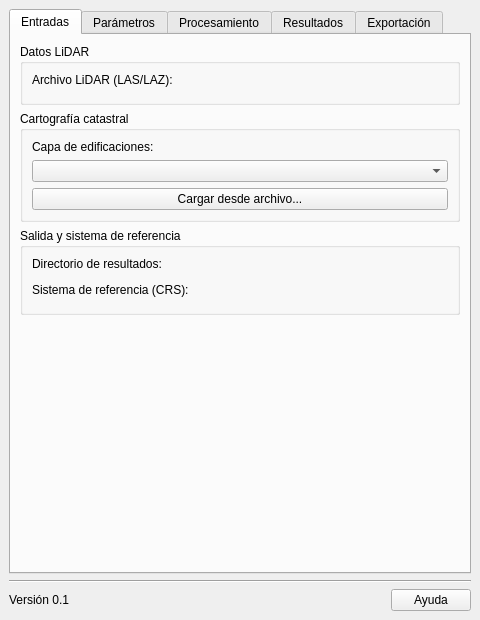
<?xml version="1.0" encoding="UTF-8"?>
<ui version="4.0">
 <class>ModuloProyectoDockWidgetBase</class>
 <widget class="QDockWidget" name="ModuloProyectoDockWidgetBase">
  <property name="geometry">
   <rect>
    <x>0</x>
    <y>0</y>
    <width>480</width>
    <height>620</height>
   </rect>
  </property>
  <property name="windowTitle">
   <string>Validador LiDAR de huella urbana</string>
  </property>
  <widget class="QWidget" name="dockWidgetContents">
   <layout class="QVBoxLayout" name="layout_principal">
    <item>
     <widget class="QTabWidget" name="pestanero_principal">
      <property name="currentIndex">
       <number>0</number>
      </property>
      <widget class="QWidget" name="pestana_entradas">
       <attribute name="title">
        <string>Entradas</string>
       </attribute>
       <layout class="QVBoxLayout" name="layout_pestana_entradas">
        <item>
         <widget class="QGroupBox" name="grupo_archivo_lidar">
          <property name="title">
           <string>Datos LiDAR</string>
          </property>
          <layout class="QVBoxLayout" name="layout_grupo_lidar">
           <item>
            <widget class="QLabel" name="etiqueta_archivo_lidar">
             <property name="text">
              <string>Archivo LiDAR (LAS/LAZ):</string>
             </property>
            </widget>
           </item>
           <item>
            <widget class="QgsFileWidget" name="selector_archivo_lidar" native="true"/>
           </item>
          </layout>
         </widget>
        </item>
        <item>
         <widget class="QGroupBox" name="grupo_capa_catastral">
          <property name="title">
           <string>Cartografía catastral</string>
          </property>
          <layout class="QVBoxLayout" name="layout_grupo_catastro">
           <item>
            <widget class="QLabel" name="etiqueta_capa_catastral">
             <property name="text">
              <string>Capa de edificaciones:</string>
             </property>
            </widget>
           </item>
           <item>
            <widget class="QgsMapLayerComboBox" name="selector_capa_catastral" native="true"/>
           </item>
           <item>
            <widget class="QPushButton" name="btn_cargar_catastro_desde_archivo">
             <property name="text">
              <string>Cargar desde archivo...</string>
             </property>
            </widget>
           </item>
          </layout>
         </widget>
        </item>
        <item>
         <widget class="QGroupBox" name="grupo_salida">
          <property name="title">
           <string>Salida y sistema de referencia</string>
          </property>
          <layout class="QVBoxLayout" name="layout_grupo_salida">
           <item>
            <widget class="QLabel" name="etiqueta_directorio_salida">
             <property name="text">
              <string>Directorio de resultados:</string>
             </property>
            </widget>
           </item>
           <item>
            <widget class="QgsFileWidget" name="selector_directorio_salida" native="true"/>
           </item>
           <item>
            <widget class="QLabel" name="etiqueta_sistema_referencia">
             <property name="text">
              <string>Sistema de referencia (CRS):</string>
             </property>
            </widget>
           </item>
           <item>
            <widget class="QgsProjectionSelectionWidget" name="selector_sistema_referencia" native="true"/>
           </item>
          </layout>
         </widget>
        </item>
        <item>
         <spacer name="espaciador_entradas">
          <property name="orientation">
           <enum>Qt::Vertical</enum>
          </property>
          <property name="sizeHint" stdset="0">
           <size>
            <width>20</width>
            <height>40</height>
           </size>
          </property>
         </spacer>
        </item>
       </layout>
      </widget>
      <widget class="QWidget" name="pestana_parametros">
       <attribute name="title">
        <string>Parámetros</string>
       </attribute>
       <layout class="QVBoxLayout" name="layout_pestana_parametros">
        <item>
         <widget class="QGroupBox" name="grupo_parametros_deteccion">
          <property name="title">
           <string>Parámetros de detección</string>
          </property>
          <layout class="QFormLayout" name="layout_form_deteccion">
           <item row="0" column="0">
            <widget class="QLabel" name="etiqueta_altura_minima">
             <property name="text">
              <string>Altura mínima de edificación (m):</string>
             </property>
            </widget>
           </item>
           <item row="0" column="1">
            <widget class="QDoubleSpinBox" name="spin_altura_minima_edificacion">
             <property name="decimals">
              <number>2</number>
             </property>
             <property name="maximum">
              <double>500.000000000000000</double>
             </property>
             <property name="singleStep">
              <double>0.50</double>
             </property>
             <property name="value">
              <double>2.500000000000000</double>
             </property>
            </widget>
           </item>
           <item row="1" column="0">
            <widget class="QLabel" name="etiqueta_resolucion_raster">
             <property name="text">
              <string>Resolución de rasterización (m):</string>
             </property>
            </widget>
           </item>
           <item row="1" column="1">
            <widget class="QDoubleSpinBox" name="spin_resolucion_raster">
             <property name="decimals">
              <number>2</number>
             </property>
             <property name="maximum">
              <double>100.000000000000000</double>
             </property>
             <property name="minimum">
              <double>0.10</double>
             </property>
             <property name="singleStep">
              <double>0.10</double>
             </property>
             <property name="value">
              <double>1.000000000000000</double>
             </property>
            </widget>
           </item>
           <item row="2" column="0">
            <widget class="QLabel" name="etiqueta_area_minima">
             <property name="text">
              <string>Área mínima de polígono (m²):</string>
             </property>
            </widget>
           </item>
           <item row="2" column="1">
            <widget class="QDoubleSpinBox" name="spin_area_minima_deteccion">
             <property name="decimals">
              <number>1</number>
             </property>
             <property name="maximum">
              <double>100000.000000000000000</double>
             </property>
             <property name="value">
              <double>15.000000000000000</double>
             </property>
            </widget>
           </item>
          </layout>
         </widget>
        </item>
        <item>
         <widget class="QGroupBox" name="grupo_parametros_validacion">
          <property name="title">
           <string>Parámetros de validación catastral</string>
          </property>
          <layout class="QFormLayout" name="layout_form_validacion">
           <item row="0" column="0">
            <widget class="QLabel" name="etiqueta_distancia_tolerancia">
             <property name="text">
              <string>Distancia de tolerancia (m):</string>
             </property>
            </widget>
           </item>
           <item row="0" column="1">
            <widget class="QDoubleSpinBox" name="spin_distancia_tolerancia">
             <property name="decimals">
              <number>2</number>
             </property>
             <property name="maximum">
              <double>500.000000000000000</double>
             </property>
             <property name="value">
              <double>2.000000000000000</double>
             </property>
            </widget>
           </item>
           <item row="1" column="0">
            <widget class="QLabel" name="etiqueta_porcentaje_coincidencia">
             <property name="text">
              <string>Porcentaje mínimo de coincidencia (%):</string>
             </property>
            </widget>
           </item>
           <item row="1" column="1">
            <widget class="QDoubleSpinBox" name="spin_porcentaje_minimo_coincidencia">
             <property name="decimals">
              <number>1</number>
             </property>
             <property name="maximum">
              <double>100.000000000000000</double>
             </property>
             <property name="value">
              <double>70.000000000000000</double>
             </property>
            </widget>
           </item>
          </layout>
         </widget>
        </item>
        <item>
         <widget class="QGroupBox" name="grupo_filtros_lidar">
          <property name="title">
           <string>Filtros de clasificación LiDAR</string>
          </property>
          <layout class="QVBoxLayout" name="layout_filtros_lidar">
           <item>
            <widget class="QCheckBox" name="chk_filtrar_clase_terreno">
             <property name="text">
              <string>Usar puntos clasificados como terreno</string>
             </property>
             <property name="checked">
              <bool>true</bool>
             </property>
            </widget>
           </item>
           <item>
            <widget class="QCheckBox" name="chk_filtrar_clase_edificacion">
             <property name="text">
              <string>Usar puntos clasificados como edificación</string>
             </property>
             <property name="checked">
              <bool>true</bool>
             </property>
            </widget>
           </item>
           <item>
            <widget class="QCheckBox" name="chk_usar_todas_clases_si_falla">
             <property name="text">
              <string>Si no hay clasificación, usar todos los puntos</string>
             </property>
            </widget>
           </item>
          </layout>
         </widget>
        </item>
        <item>
         <spacer name="espaciador_parametros">
          <property name="orientation">
           <enum>Qt::Vertical</enum>
          </property>
          <property name="sizeHint" stdset="0">
           <size>
            <width>20</width>
            <height>40</height>
           </size>
          </property>
         </spacer>
        </item>
       </layout>
      </widget>
      <widget class="QWidget" name="pestana_procesamiento">
       <attribute name="title">
        <string>Procesamiento</string>
       </attribute>
       <layout class="QVBoxLayout" name="layout_pestana_procesamiento">
        <item>
         <widget class="QGroupBox" name="grupo_acciones">
          <property name="title">
           <string>Acciones de análisis</string>
          </property>
          <layout class="QHBoxLayout" name="layout_acciones">
           <item>
            <widget class="QPushButton" name="btn_ejecutar_procesamiento">
             <property name="text">
              <string>Ejecutar procesamiento</string>
             </property>
            </widget>
           </item>
           <item>
            <widget class="QPushButton" name="btn_cancelar_analisis">
             <property name="enabled">
              <bool>false</bool>
             </property>
             <property name="text">
              <string>Cancelar análisis</string>
             </property>
            </widget>
           </item>
          </layout>
         </widget>
        </item>
        <item>
         <widget class="QGroupBox" name="grupo_progreso">
          <property name="title">
           <string>Progreso</string>
          </property>
          <layout class="QVBoxLayout" name="layout_progreso">
           <item>
            <widget class="QProgressBar" name="barra_progreso">
             <property name="value">
              <number>0</number>
             </property>
            </widget>
           </item>
           <item>
            <widget class="QLabel" name="etiqueta_estado">
             <property name="text">
              <string>Listo.</string>
             </property>
            </widget>
           </item>
          </layout>
         </widget>
        </item>
        <item>
         <widget class="QGroupBox" name="grupo_registro">
          <property name="title">
           <string>Registro de mensajes</string>
          </property>
          <layout class="QVBoxLayout" name="layout_registro">
           <item>
            <widget class="QPlainTextEdit" name="panel_mensajes">
             <property name="readOnly">
              <bool>true</bool>
             </property>
            </widget>
           </item>
           <item>
            <widget class="QPushButton" name="btn_limpiar_mensajes">
             <property name="text">
              <string>Limpiar registro</string>
             </property>
            </widget>
           </item>
          </layout>
         </widget>
        </item>
       </layout>
      </widget>
      <widget class="QWidget" name="pestana_resultados">
       <attribute name="title">
        <string>Resultados</string>
       </attribute>
       <layout class="QVBoxLayout" name="layout_pestana_resultados">
        <item>
         <widget class="QGroupBox" name="grupo_capas_raster">
          <property name="title">
           <string>Modelos derivados</string>
          </property>
          <layout class="QVBoxLayout" name="layout_capas_raster">
           <item>
            <widget class="QCheckBox" name="chk_mostrar_dsm">
             <property name="enabled">
              <bool>false</bool>
             </property>
             <property name="text">
              <string>Mostrar DSM</string>
             </property>
            </widget>
           </item>
           <item>
            <widget class="QCheckBox" name="chk_mostrar_dtm">
             <property name="enabled">
              <bool>false</bool>
             </property>
             <property name="text">
              <string>Mostrar DTM</string>
             </property>
            </widget>
           </item>
           <item>
            <widget class="QCheckBox" name="chk_mostrar_ndsm">
             <property name="enabled">
              <bool>false</bool>
             </property>
             <property name="text">
              <string>Mostrar nDSM</string>
             </property>
            </widget>
           </item>
          </layout>
         </widget>
        </item>
        <item>
         <widget class="QGroupBox" name="grupo_capas_vectoriales">
          <property name="title">
           <string>Capas de validación</string>
          </property>
          <layout class="QVBoxLayout" name="layout_capas_vectoriales">
           <item>
            <widget class="QCheckBox" name="chk_mostrar_huellas_detectadas">
             <property name="enabled">
              <bool>false</bool>
             </property>
             <property name="text">
              <string>Huellas detectadas (LiDAR)</string>
             </property>
            </widget>
           </item>
           <item>
            <widget class="QCheckBox" name="chk_mostrar_coincidentes">
             <property name="enabled">
              <bool>false</bool>
             </property>
             <property name="text">
              <string>Edificaciones coincidentes</string>
             </property>
            </widget>
           </item>
           <item>
            <widget class="QCheckBox" name="chk_mostrar_discrepancias">
             <property name="enabled">
              <bool>false</bool>
             </property>
             <property name="text">
              <string>Discrepancias geométricas</string>
             </property>
            </widget>
           </item>
           <item>
            <widget class="QCheckBox" name="chk_mostrar_nuevas_construcciones">
             <property name="enabled">
              <bool>false</bool>
             </property>
             <property name="text">
              <string>Nuevas construcciones</string>
             </property>
            </widget>
           </item>
           <item>
            <widget class="QCheckBox" name="chk_mostrar_posibles_demoliciones">
             <property name="enabled">
              <bool>false</bool>
             </property>
             <property name="text">
              <string>Posibles demoliciones</string>
             </property>
            </widget>
           </item>
          </layout>
         </widget>
        </item>
        <item>
         <layout class="QHBoxLayout" name="layout_botones_resultados">
          <item>
           <widget class="QPushButton" name="btn_aplicar_simbologia">
            <property name="enabled">
             <bool>false</bool>
            </property>
            <property name="text">
             <string>Aplicar simbología automática</string>
            </property>
           </widget>
          </item>
          <item>
           <widget class="QPushButton" name="btn_zoom_resultados">
            <property name="enabled">
             <bool>false</bool>
            </property>
            <property name="text">
             <string>Zoom a resultados</string>
            </property>
           </widget>
          </item>
         </layout>
        </item>
        <item>
         <widget class="QTreeWidget" name="arbol_capas_resultado">
          <property name="enabled">
           <bool>false</bool>
          </property>
          <column>
           <property name="text">
            <string>Capa</string>
           </property>
          </column>
          <column>
           <property name="text">
            <string>Tipo</string>
           </property>
          </column>
         </widget>
        </item>
       </layout>
      </widget>
      <widget class="QWidget" name="pestana_exportacion">
       <attribute name="title">
        <string>Exportación</string>
       </attribute>
       <layout class="QVBoxLayout" name="layout_pestana_exportacion">
        <item>
         <widget class="QGroupBox" name="grupo_formato_vectorial">
          <property name="title">
           <string>Formato vectorial</string>
          </property>
          <layout class="QFormLayout" name="layout_formato">
           <item row="0" column="0">
            <widget class="QLabel" name="etiqueta_formato_vectorial">
             <property name="text">
              <string>Formato de exportación vectorial:</string>
             </property>
            </widget>
           </item>
           <item row="0" column="1">
            <widget class="QComboBox" name="combo_formato_vectorial">
             <item>
              <property name="text">
               <string>Shapefile (.shp)</string>
              </property>
             </item>
             <item>
              <property name="text">
               <string>GeoPackage (.gpkg)</string>
              </property>
             </item>
             <item>
              <property name="text">
               <string>GeoJSON (.geojson)</string>
              </property>
             </item>
            </widget>
           </item>
          </layout>
         </widget>
        </item>
        <item>
         <widget class="QGroupBox" name="grupo_elementos_exportar">
          <property name="title">
           <string>Elementos a exportar</string>
          </property>
          <layout class="QVBoxLayout" name="layout_exportar">
           <item>
            <widget class="QCheckBox" name="chk_exportar_rasteres">
             <property name="text">
              <string>Modelos raster (DSM, DTM, nDSM)</string>
             </property>
             <property name="checked">
              <bool>true</bool>
             </property>
            </widget>
           </item>
           <item>
            <widget class="QCheckBox" name="chk_exportar_vectores">
             <property name="text">
              <string>Capas vectoriales de resultados</string>
             </property>
             <property name="checked">
              <bool>true</bool>
             </property>
            </widget>
           </item>
           <item>
            <widget class="QCheckBox" name="chk_exportar_csv">
             <property name="text">
              <string>Informe CSV de métricas</string>
             </property>
             <property name="checked">
              <bool>true</bool>
             </property>
            </widget>
           </item>
           <item>
            <widget class="QCheckBox" name="chk_exportar_proyecto_qgis">
             <property name="text">
              <string>Proyecto QGIS (.qgz)</string>
             </property>
            </widget>
           </item>
          </layout>
         </widget>
        </item>
        <item>
         <widget class="QPushButton" name="btn_exportar_resultados">
          <property name="enabled">
           <bool>false</bool>
          </property>
          <property name="text">
           <string>Exportar resultados</string>
          </property>
         </widget>
        </item>
        <item>
         <widget class="QLabel" name="etiqueta_ruta_ultima_exportacion">
          <property name="text">
           <string/>
          </property>
          <property name="wordWrap">
           <bool>true</bool>
          </property>
         </widget>
        </item>
        <item>
         <spacer name="espaciador_exportacion">
          <property name="orientation">
           <enum>Qt::Vertical</enum>
          </property>
          <property name="sizeHint" stdset="0">
           <size>
            <width>20</width>
            <height>40</height>
           </size>
          </property>
         </spacer>
        </item>
       </layout>
      </widget>
     </widget>
    </item>
    <item>
     <widget class="QFrame" name="marco_separador_inferior">
      <property name="frameShape">
       <enum>QFrame::HLine</enum>
      </property>
      <property name="frameShadow">
       <enum>QFrame::Sunken</enum>
      </property>
     </widget>
    </item>
    <item>
     <layout class="QHBoxLayout" name="layout_inferior">
      <item>
       <widget class="QLabel" name="etiqueta_version_complemento">
        <property name="text">
         <string>Versión 0.1</string>
        </property>
       </widget>
      </item>
      <item>
       <spacer name="espaciador_inferior">
        <property name="orientation">
         <enum>Qt::Horizontal</enum>
        </property>
        <property name="sizeHint" stdset="0">
         <size>
          <width>40</width>
          <height>20</height>
         </size>
        </property>
       </spacer>
      </item>
      <item>
       <widget class="QPushButton" name="btn_ayuda">
        <property name="text">
         <string>Ayuda</string>
        </property>
       </widget>
      </item>
     </layout>
    </item>
   </layout>
  </widget>
 </widget>
 <customwidgets>
  <customwidget>
   <class>QgsFileWidget</class>
   <extends>QWidget</extends>
   <header>qgsfilewidget.h</header>
  </customwidget>
  <customwidget>
   <class>QgsMapLayerComboBox</class>
   <extends>QComboBox</extends>
   <header>qgsmaplayercombobox.h</header>
  </customwidget>
  <customwidget>
   <class>QgsProjectionSelectionWidget</class>
   <extends>QWidget</extends>
   <header>qgsprojectionselectionwidget.h</header>
  </customwidget>
 </customwidgets>
 <resources/>
 <connections/>
</ui>
